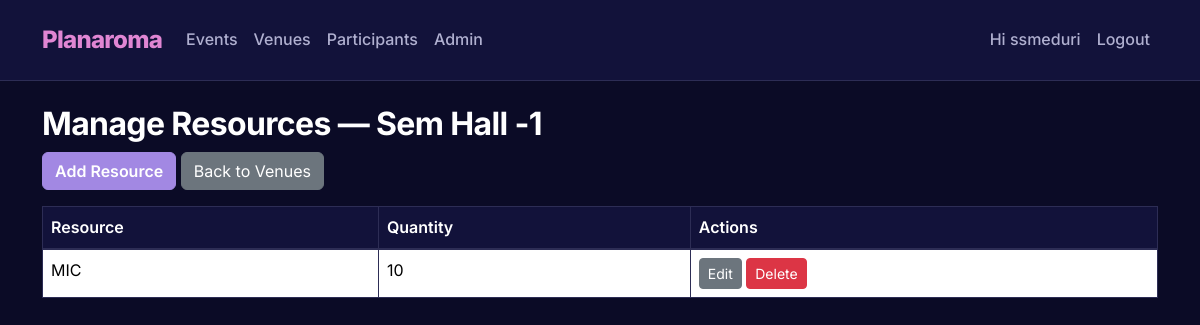
The app's page /venue/1/resources (signed in) with its own data.
### app/models.py (models this page shows, shortened)
class User(UserMixin, db.Model):
    __tablename__ = 'user'
    id = db.Column(db.Integer, primary_key=True)
    username = db.Column(db.String(80), unique=True, nullable=False)
    password_hash = db.Column(db.String(200), nullable=False)
    role = db.Column(db.String(20), nullable=False, default='viewer')  # admin, staff, viewer

class Venue(db.Model):
    __tablename__ = 'venue'
    id = db.Column(db.Integer, primary_key=True)
    name = db.Column(db.String(150), nullable=False, unique=True)
    capacity = db.Column(db.Integer, nullable=False, default=0)
    resources_list = db.relationship('Resource', back_populates='venue', cascade='all, delete-orphan')
    events = db.relationship('Event', backref='venue', lazy=True, cascade='all, delete-orphan')

class Resource(db.Model):
    __tablename__ = 'resource'
    id = db.Column(db.Integer, primary_key=True)
    name = db.Column(db.String(120), nullable=False)
    quantity = db.Column(db.Integer, nullable=False, default=1)
    venue_id = db.Column(db.Integer, db.ForeignKey('venue.id'), nullable=False)
    venue = db.relationship('Venue', back_populates='resources_list')

### app/routes.py (the view)
@main_bp.route('/venue/<int:venue_id>/resources')
@login_required
def manage_resources(venue_id):
    venue = Venue.query.get_or_404(venue_id)
    return render_template('venues/resources.html', venue=venue)

### app/__init__.py (called while the page is built)
def create_app():
    app = Flask(__name__, static_folder='static', template_folder='templates')
    app.config.from_object(Config)
    db.init_app(app)
    login_manager.init_app(app)
    from .models import User
    @login_manager.user_loader
    def load_user(user_id):
        return User.query.get(int(user_id))
    from .routes import main_bp
    from .auth import auth_bp
    app.register_blueprint(main_bp)
    app.register_blueprint(auth_bp)
    return app

### app/templates/venues/resources.html
{% extends 'base.html' %}
{% block content %}
<h2>Manage Resources — {{ venue.name }}</h2>
<div class="mb-3">
  <a class="btn btn-primary" href="{{ url_for('main.add_resource', venue_id=venue.id) }}">Add Resource</a>
  <a class="btn btn-secondary" href="{{ url_for('main.list_venues') }}">Back to Venues</a>
</div>
<table class="table table-bordered">
  <thead><tr><th>Resource</th><th>Quantity</th><th>Actions</th></tr></thead>
  <tbody>
    {% for r in venue.resources_list %}
    <tr>
      <td>{{ r.name }}</td>
      <td>{{ r.quantity }}</td>
      <td>
        <a class="btn btn-sm btn-secondary" href="{{ url_for('main.edit_resource', res_id=r.id) }}">Edit</a>
        <form method="POST" action="{{ url_for('main.delete_resource', res_id=r.id) }}" style="display:inline-block" onsubmit="return confirm('Delete resource?');">
          <button class="btn btn-sm btn-danger">Delete</button>
        </form>
      </td>
    </tr>
    {% else %}
    <tr><td colspan="3" class="text-center">No resources added yet.</td></tr>
    {% endfor %}
  </tbody>
</table>
{% endblock %}

### app/templates/base.html (shortened to what this page needs)
<!doctype html>
<html lang="en">
<head>
    <link href="https://cdn.jsdelivr.net/npm/bootstrap@5.3.2/dist/css/bootstrap.min.css" rel="stylesheet">
    <link href="{{ url_for('static', filename='style.css') }}" rel="stylesheet">
</head>
<body>
<nav class="navbar navbar-expand-lg navbar-light bg-light mb-4">
  <div class="container">
    <a class="navbar-brand" href="{{ url_for('main.dashboard') }}">
        Planaroma
    </a>
    <div class="collapse navbar-collapse" id="navbarNav">
      <ul class="navbar-nav me-auto">
        <li class="nav-item">
          <a class="nav-link" href="{{ url_for('main.list_events') }}">Events</a>
        </li>
        <li class="nav-item">
          <a class="nav-link" href="{{ url_for('main.list_venues') }}">Venues</a>
        </li>
        <li class="nav-item">
          <a class="nav-link" href="{{ url_for('main.list_participants') }}">Participants</a>
        </li>
        {% if current_user.is_authenticated and current_user.role == 'admin' %}
        <li class="nav-item">
        <a class="nav-link" href="{{ url_for('main.admin_list_users') }}">Admin</a>
         </li>
{% endif %}
      </ul>
      <ul class="navbar-nav ms-auto">
        {% if current_user.is_authenticated %}
          <li class="nav-item">
            <a class="nav-link">Hi {{ current_user.username }}</a>
          </li>
          <li class="nav-item">
            <a class="nav-link" href="{{ url_for('auth.logout') }}">Logout</a>
          </li>
        {% else %}
          <li class="nav-item">
            <a class="nav-link" href="{{ url_for('auth.login') }}">Login</a>
          </li>
        {% endif %}
      </ul>
    </div>
  </div>
</nav>
<div class="container">
    {% block content %}{% endblock %}
</div>
</body>
</html>

### app/static/style.css (style rules this page uses)
:root { --bg-primary: #0B0B26; --card-surface: #12123A; --text-primary: #FFFFFF; --text-secondary: #B0B0D0; --accent-pink: #E086D3; --accent-purple: #A288E3; --border-color: #2D2D55; --border-radius: 12px; --font-family: 'Inter', sans-serif; }
body { background-color: var(--bg-primary); color: var(--text-secondary); font-family: var(--font-family); line-height: 1.6; }
h1, h2, h3, h4, h5, h6 { color: var(--text-primary); font-weight: 700; letter-spacing: -0.02em; }
a { color: var(--accent-purple); text-decoration: none; transition: color 0.2s ease; }
.navbar { background-color: var(--card-surface) !important; border-bottom: 1px solid var(--border-color); padding: 1rem 0; }
.navbar-brand { color: var(--accent-pink) !important; font-weight: 800; font-size: 1.5rem; letter-spacing: -0.03em; }
.nav-link { color: var(--text-secondary) !important; font-weight: 500; }
.btn-primary { background-color: var(--accent-purple); border-color: var(--accent-purple); color: #fff; font-weight: 600; }
.table { color: var(--text-secondary); border-color: var(--border-color); }
.table thead th { background-color: var(--card-surface); color: var(--text-primary); border-bottom: 2px solid var(--border-color); font-weight: 600; }
.table td, .table th { border-color: var(--border-color); }

### records on screen
User: username "ssmeduri"
Venue: name "Sem Hall -1"
Resource: name "MIC", quantity "10"
